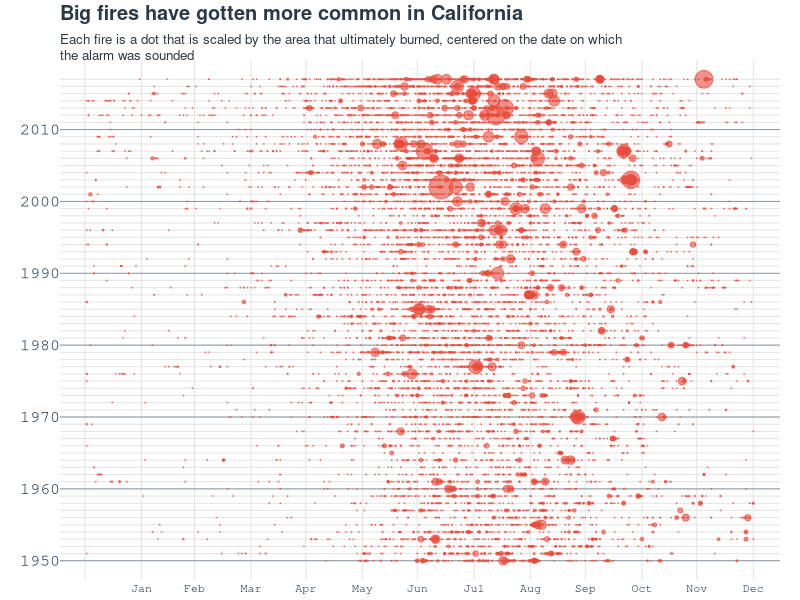

Source code (R):
# Widlfiles in California
# MIT License
# Copyright (c) 2022 Anand Mayakonda <anandmt3@gmail.com>
# Recreating plot from https://www.buzzfeednews.com/article/peteraldhous/california-wildfires-people-climate
# Original ggplot source: https://buzzfeednews.github.io/2018-07-wildfire-trends/

#download.file(url = "https://raw.githubusercontent.com/BuzzFeedNews/2018-07-wildfire-trends/master/data/calfire_frap.csv", destfile = "data/09-calfire_frap.csv")
data = read.delim(file = "data/09-calfire_frap.csv", sep = ",")

date_lvls = seq.Date(as.Date("1950/01/01"), as.Date("2017/12/31"), 1)
md = names(table(substr(date_lvls, 6, 10)))

data$reporting_date = factor(data$alarm_date, levels = as.character.Date(date_lvls), ordered = TRUE)
data$reporting_date = as.Date(data$reporting_date)
data = data[order(data$reporting_date),]
data$md = substr(x = data$reporting_date, 6, 10)
data$md = factor(x = data$md, levels = md, ordered = TRUE)

#layout(mat = matrix(data = c(1:2), nrow = 2), heights = c(0.75, 6))

par(mar = c(1, 3, 3, 1), family = "mono")
plot(NA, pch = NA, axes = FALSE, ylim = c(1950,2017), xlim = c(1, 366))
abline(h = 1950:2017, v = c(0, cumsum(table(substr(md, 1, 2)))), col = "gray90")
abline(h = seq(1950, 2010, 10), col = adjustcolor("#34495e", 0.5), lwd = 1)
symb_cols = adjustcolor(col = "#e74c3c", alpha.f = 0.6)
symbols(
  x = data$md,
  y = data$year_, add = TRUE,
  circles = sqrt(data$gis_acres / pi),
  inches = 0.12, bty = "n", pch = 19, bg = symb_cols, fg = symb_cols
)
axis(side = 1, at = cumsum(table(substr(md, 1, 2))), labels = month.abb, tick = FALSE, col.axis = "#34495e", line = -1.2, cex.axis = 0.7)
axis(side = 2, at = seq(1950, 2010, 10), las = 2, tick = FALSE, line = -1, col.axis = "#34495e")

title("Big fires have gotten more common in California", adj = 0, line = 2, family = "Helvetica", col.main = "#2C3A47")
title("Each fire is a dot that is scaled by the area that ultimately burned, centered on the date on which\nthe alarm was sounded", adj = 0, line = 0, font.main = 1, cex.main = 0.8, family = "Helvetica", col.main = "#2C3A47")
